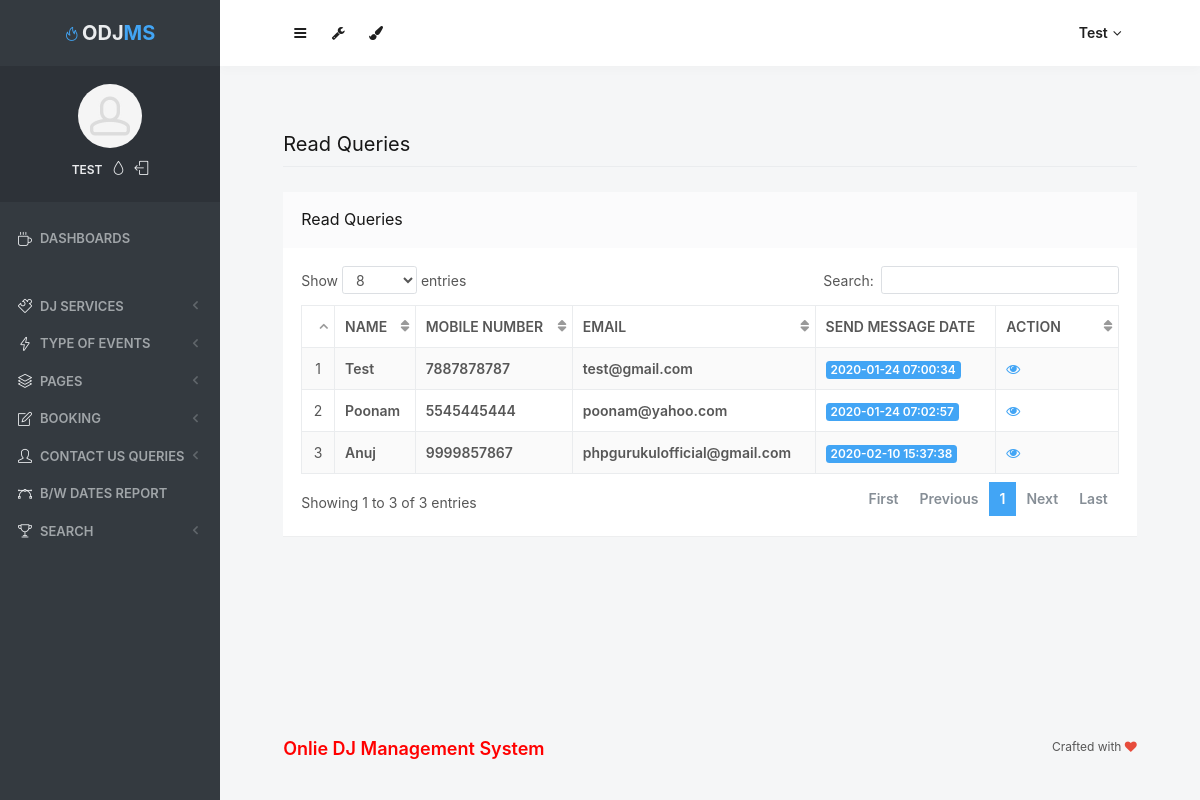
Screenshot of /admin/read-queries.php (signed in) with the database file from the repository.
### tables this page shows
CREATE TABLE `tbluser` (
  `ID` int(10) NOT NULL,
  `Name` varchar(200) DEFAULT NULL,
  `MobileNumber` bigint(10) DEFAULT NULL,
  `Email` varchar(200) DEFAULT NULL,
  `Message` mediumtext DEFAULT NULL,
  `MsgDate` timestamp NULL DEFAULT current_timestamp(),
  `IsRead` int(5) DEFAULT NULL
);

### admin/read-queries.php (the view, shortened to what this page needs)
<?php
include('includes/dbconnection.php');
if (strlen($_SESSION['odmsaid']==0)) {
  header('location:logout.php');
  } else{
  ?>
<!doctype html>
<html lang="en" class="no-focus">
    <head>
        <link rel="stylesheet" href="assets/js/plugins/datatables/dataTables.bootstrap4.min.css">
        <link rel="stylesheet" id="css-main" href="assets/css/codebase.min.css">
    </head>
    <body>
        <div id="page-container" class="sidebar-o sidebar-inverse side-scroll page-header-fixed main-content-narrow">
           <?php include_once('includes/sidebar.php');?>
          <?php include_once('includes/header.php');?>
            <main id="main-container">
                <div class="content">
                    <h2 class="content-heading">Read Queries</h2>
                    <div class="block">
                        <div class="block-header block-header-default">
                            <h3 class="block-title">Read Queries</h3>
                        </div>
                        <div class="block-content block-content-full">
                            <table class="table table-bordered table-striped table-vcenter js-dataTable-full-pagination">
                                <thead>
                                    <tr>
                                        <th class="text-center"></th>
                                        <th class="d-none d-sm-table-cell">Name</th>
                                        <th class="d-none d-sm-table-cell">Mobile Number</th>
                                        <th class="d-none d-sm-table-cell">Email</th>
                                        <th class="d-none d-sm-table-cell">Send Message Date</th>
                                        <th class="d-none d-sm-table-cell" style="width: 15%;">Action</th>
                                       </tr>
                                </thead>
                                <tbody>
                                    <?php
$sql="SELECT * from tbluser where IsRead='1'";
$query = $dbh -> prepare($sql);
$query->execute();
$results=$query->fetchAll(PDO::FETCH_OBJ);
$cnt=1;
if($query->rowCount() > 0)
{
foreach($results as $row)
{               ?>
                                    <tr>
                                        <td class="text-center"><?php echo htmlentities($cnt);?></td>
                                        <td class="font-w600"><?php  echo htmlentities($row->Name);?></td>
                                        <td class="font-w600"><?php  echo htmlentities($row->MobileNumber);?></td>
                                        <td class="font-w600"><?php  echo htmlentities($row->Email);?></td>
                                        <td class="font-w600">
                                            <span class="badge badge-primary"><?php  echo htmlentities($row->MsgDate);?></span>
                                        </td>
                                         <td class="d-none d-sm-table-cell"><a href="view-user-queries.php?viewid=<?php echo htmlentities ($row->ID);?>"><i class="fa fa-eye" aria-hidden="true"></i></a></td>
                                    </tr>
                                <?php $cnt=$cnt+1;}} ?>
                                </tbody>
                            </table>
                        </div>
                    </div>
                </div>
            </main>
           <?php include_once('includes/footer.php');?>
        </div>
    </body>
</html>
<?php }  ?>

### admin/includes/sidebar.php (shortened to what this page needs)
     <?php
include('includes/dbconnection.php');
if (strlen($_SESSION['odmsaid']==0)) {
  header('location:logout.php');
  } else{
  ?>
   <nav id="sidebar">
                <div id="sidebar-scroll">
                    <div class="sidebar-content">
                        <div class="content-header content-header-fullrow px-15">
                            <div class="content-header-section text-center align-parent sidebar-mini-hidden">
                                <div class="content-header-item">
                                    <a class="link-effect font-w700" href="dashboard.php">
                                        <i class="si si-fire text-primary"></i>
                                        <span class="font-size-xl text-dual-primary-dark">ODJ</span><span class="font-size-xl text-primary">MS</span>
                                    </a>
                                </div>
                            </div>
                        </div>
                        <div class="content-side content-side-full content-side-user px-10 align-parent">
                            <div class="sidebar-mini-hidden-b text-center">
                                <a class="img-link" href="be_pages_generic_profile.html">
                                    <img class="img-avatar" src="assets/img/avatars/avatar15.jpg" alt="">
                                </a>
                                <ul class="list-inline mt-10">
                                    <?php
$aid=$_SESSION['odmsaid'];
$sql="SELECT AdminName from  tbladmin where ID=:aid";
$query = $dbh -> prepare($sql);
$query->bindParam(':aid',$aid,PDO::PARAM_STR);
$query->execute();
$results=$query->fetchAll(PDO::FETCH_OBJ);
$cnt=1;
if($query->rowCount() > 0)
{
foreach($results as $row)
{               ?>
                                    <li class="list-inline-item">
                                        <a class="link-effect text-dual-primary-dark font-size-xs font-w600 text-uppercase" href="admin-profile.php"><?php  echo $row->AdminName;?></a>
                                    </li><?php $cnt=$cnt+1;}} ?>
                                    <li class="list-inline-item">
                                        <a class="link-effect text-dual-primary-dark" data-toggle="layout" data-action="sidebar_style_inverse_toggle" href="admin-profile.php">
                                            <i class="si si-drop"></i>
                                        </a>
                                    </li>
                                    <li class="list-inline-item">
                                        <a class="link-effect text-dual-primary-dark" href="logout.php">
                                            <i class="si si-logout"></i>
                                        </a>
                                    </li>
                                </ul>
                            </div>
                        </div>
                        <div class="content-side content-side-full">
                            <ul class="nav-main">
                                <li class="open">
                                    <a href="dashboard.php"><i class="si si-cup"></i><span class="sidebar-mini-hide">Dashboards</span></a>
                                </li>
                                <li class="nav-main-heading"><span class="sidebar-mini-visible">UI</span><span class="sidebar-mini-hidden"></span></li>
                                <li>
                                    <a class="nav-submenu" data-toggle="nav-submenu"><i class="si si-puzzle"></i><span class="sidebar-mini-hide"></span>DJ Services</a>
                                </li>
                                <li>
                                    <a class="nav-submenu" data-toggle="nav-submenu" href="#"><i class="si si-energy"></i><span class="sidebar-mini-hide">Type of Events</span></a>
                                </li>
                                <li>
                                    <a class="nav-submenu" data-toggle="nav-submenu" href="#"><i class="si si-layers"></i><span class="sidebar-mini-hide">Pages</span></a>
                                </li>
                                <li>
                                    <a class="nav-submenu" data-toggle="nav-submenu" href="#"><i class="si si-note"></i><span class="sidebar-mini-hide">Booking</span></a>
                                </li>
                                <li>
                                    <a class="nav-submenu" data-toggle="nav-submenu" href="#"><i class="si si-user"></i><span class="sidebar-mini-hide">Contact Us Queries</span></a>
                                </li>
                                <li>
                                    <a  href="between-dates-report.php"><i class="si si-vector"></i><span class="sidebar-mini-hide">B/w Dates Report</span></a>
                                </li>
                                <li>
                                    <a class="nav-submenu" data-toggle="nav-submenu" href="#"><i class="si si-trophy"></i><span class="sidebar-mini-hide">Search</span></a>
                                </li>
                            </ul>
                        </div>
                    </div>
                </div>
            </nav>
           <?php }  ?>

### admin/includes/header.php (shortened to what this page needs)
   <?php
include('includes/dbconnection.php');
if (strlen($_SESSION['odmsaid']==0)) {
  header('location:logout.php');
  } else{
  ?>
            <header id="page-header">
                <div class="content-header">
                    <div class="content-header-section">
                        <button type="button" class="btn btn-circle btn-dual-secondary" data-toggle="layout" data-action="sidebar_toggle">
                            <i class="fa fa-navicon"></i>
                        </button>
                        <div class="btn-group" role="group">
                            <button type="button" class="btn btn-circle btn-dual-secondary" id="page-header-options-dropdown" data-toggle="dropdown" aria-haspopup="true" aria-expanded="false">
                                <i class="fa fa-wrench"></i>
                            </button>
                        </div>
                        <div class="btn-group" role="group">
                            <button type="button" class="btn btn-circle btn-dual-secondary" id="page-header-themes-dropdown" data-toggle="dropdown" aria-haspopup="true" aria-expanded="false">
                                <i class="fa fa-paint-brush"></i>
                            </button>
                        </div>
                    </div>
                    <div class="content-header-section">
                        <div class="btn-group" role="group">
                            <?php
$aid=$_SESSION['odmsaid'];
$sql="SELECT AdminName from  tbladmin where ID=:aid";
$query = $dbh -> prepare($sql);
$query->bindParam(':aid',$aid,PDO::PARAM_STR);
$query->execute();
$results=$query->fetchAll(PDO::FETCH_OBJ);
$cnt=1;
if($query->rowCount() > 0)
{
foreach($results as $row)
{               ?>
                            <button type="button" class="btn btn-rounded btn-dual-secondary" id="page-header-user-dropdown" data-toggle="dropdown" aria-haspopup="true" aria-expanded="false">
                                <?php  echo $row->AdminName;?><i class="fa fa-angle-down ml-5"></i>
                            </button>
                            <?php $cnt=$cnt+1;}} ?>
                        </div>
                    </div>
                </div>
            </header>
            <?php }  ?>

### rows the page displays
tbluser: Name "Test", MobileNumber "7887878787", Email "test@gmail.com", MsgDate "2020-01-24 07:00:34"
tbluser: Name "Poonam", MobileNumber "5545445444", Email "poonam@yahoo.com", MsgDate "2020-01-24 07:02:57"
tbluser: Name "Anuj", MobileNumber "9999857867", Email "phpgurukulofficial@gmail.com", MsgDate "2020-02-10 15:37:38"

### other values shown
$row->AdminName "TEST"
$row->AdminName "Test"
